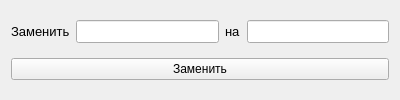
<?xml version="1.0" encoding="UTF-8"?>
<ui version="4.0">
 <class>Form</class>
 <widget class="QWidget" name="Form">
  <property name="geometry">
   <rect>
    <x>0</x>
    <y>0</y>
    <width>400</width>
    <height>100</height>
   </rect>
  </property>
  <property name="minimumSize">
   <size>
    <width>400</width>
    <height>100</height>
   </size>
  </property>
  <property name="maximumSize">
   <size>
    <width>400</width>
    <height>100</height>
   </size>
  </property>
  <property name="windowTitle">
   <string>Заменить</string>
  </property>
  <layout class="QVBoxLayout" name="verticalLayout">
   <item>
    <layout class="QHBoxLayout" name="horizontalLayout">
     <item>
      <widget class="QLabel" name="label">
       <property name="font">
        <font>
         <pointsize>10</pointsize>
        </font>
       </property>
       <property name="text">
        <string>Заменить</string>
       </property>
      </widget>
     </item>
     <item>
      <widget class="QLineEdit" name="lineEdit">
       <property name="font">
        <font>
         <pointsize>10</pointsize>
        </font>
       </property>
      </widget>
     </item>
     <item>
      <widget class="QLabel" name="label_2">
       <property name="font">
        <font>
         <pointsize>10</pointsize>
        </font>
       </property>
       <property name="text">
        <string>на</string>
       </property>
      </widget>
     </item>
     <item>
      <widget class="QLineEdit" name="lineEdit_2">
       <property name="font">
        <font>
         <pointsize>10</pointsize>
        </font>
       </property>
      </widget>
     </item>
    </layout>
   </item>
   <item>
    <widget class="QPushButton" name="changeButton">
     <property name="text">
      <string>Заменить</string>
     </property>
    </widget>
   </item>
  </layout>
 </widget>
 <resources/>
 <connections/>
</ui>
